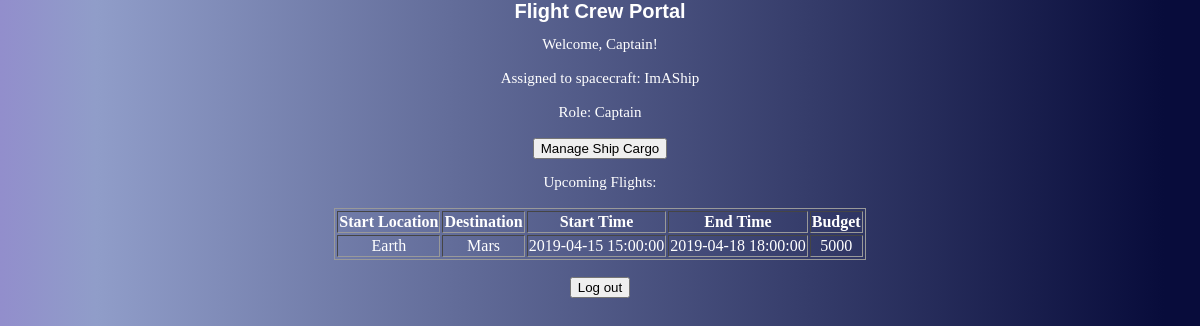
Before: /flightcrew.php (signed in) with the older database file.
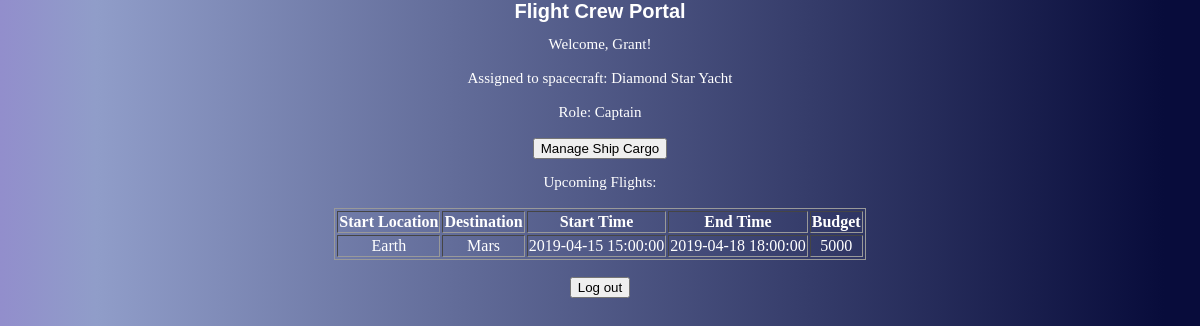
After: the same page with the newer database file.
### tables this page shows
Create Table If Not Exists Crew_Member(
	PID						Integer,
	Role					Varchar(100),
	Assigned_Spacecraft		Integer,
	Constraint Crew_Member_PK Primary Key(PID),
	Constraint Crew_Member_Craft_FK Foreign Key(Assigned_Spacecraft) References Spaceship(Spacecraft_ID),
	Constraint Crew_Member_FK Foreign Key(PID) References Person(PID)

);

Create Table If Not Exists Person(
	PID						Integer AUTO_INCREMENT,
	Username			Varchar(30) UNIQUE,
	First_Name				Varchar(100),
	Last_Name				Varchar(100),
	Password				Varchar(30),
	Type					Varchar(100),
	Constraint Person_PK Primary Key(PID)
);

Create Table If Not Exists Spacecraft(
	Spacecraft_ID		Integer NOT NULL AUTO_INCREMENT,
	Name				Varchar(100) UNIQUE,
	Tonnage				Integer,
	Max_Occupancy		Integer,
	Constraint Spacecraft_PK Primary Key(Spacecraft_ID)
);

Create Table If Not Exists Flight_Plan(
	Spacecraft_ID			Integer,
	Start_Time				Timestamp NOT NULL,
	End_Time				Timestamp NOT NULL,
	Budget					Real,
	Start_Location			Varchar(100),
	Destination				Varchar(100),
	Constraint Flight_Plan_PK Primary Key(Spacecraft_ID, Start_Time, End_Time),
	Unique(Spacecraft_ID, Start_Time, End_Time),

	Constraint Flight_Plan_Spaceship_FK Foreign Key(Spacecraft_ID) References Spaceship(Spacecraft_ID),
	Constraint Flight_Plan_Start_Location_FK Foreign Key (Start_Location) References Location(Name),
	Constraint Flight_Plan_Destination_FK Foreign Key(Destination) References Location(Name)
);

### flightcrew.php (the view, shortened to what this page needs)
<html
<head>
<link rel="stylesheet" type="text/css" href="style.css">
</head>
<body>
  <h1>Flight Crew Portal</h1>
  <?php
    if ( isset( $_SESSION['userID'] ) ) {
      $con = mysqli_connect("localhost","root","pancakes","starbase");
      $result = mysqli_query($con,"SELECT * FROM (Crew_Member NATURAL JOIN Person) WHERE PID = " . $_SESSION['userID']);
      $row = mysqli_fetch_array($result);
      echo "Welcome, " . $row['First_Name'] . "! <br><br>";
      $spacecraftid = $row['Assigned_Spacecraft'];
      $result = mysqli_query($con, "SELECT * FROM Spacecraft WHERE Spacecraft_ID=$spacecraftid");
      if (!$result) {
        $spacecraftname = "None";
      } else {
        $spacecraftrow = mysqli_fetch_array($result);
        $spacecraftname = $spacecraftrow['Name'];
      }
      echo "Assigned to spacecraft: $spacecraftname<br><br>";
      echo "Role: " . $row['Role'] . "<br><br>";
      echo "<form action='dockcargo.php' method='post'>
                <button name='spacecraftid' value=$spacecraftid>Manage Ship Cargo</button> </form>";
      $sql = "SELECT * FROM Flight_Plan WHERE Spacecraft_ID=$spacecraftid";
      echo "Upcoming Flights:<br><br>
      <div><table border='1'>
      <tr>
      <th>Start Location</th>
      <th>Destination</th>
      <th>Start Time</th>
      <th>End Time</th>
      <th>Budget</th>
      </tr>";
      if ($result = mysqli_query($con, $sql)) {
        while($row = mysqli_fetch_array($result)) {
          echo "<tr>";
          echo "<td>" . $row['Start_Location'] . "</td>";
          echo "<td>" . $row['Destination'] . "</td>";
          echo "<td>" . $row['Start_Time'] . "</td>";
          echo "<td>" . $row['End_Time'] . "</td>";
          echo "<td>" . $row['Budget'] . "</td>";
          echo "</tr>";
          }
      }
      echo "</table></div><br>";
    } else {
      header("Location: starbase/login.php");
    }
  ?>
  <button onclick="window.location.href = 'login.php';">Log out</button>
</body>
</html>

### style.css (style rules this page uses)
html, body { margin:auto; text-align:center; align:center; width: 100%; font-family: verdana; color: white; font-size: 15px; background: rgb(146,142,204); background: linear-gradient(90deg, rgba(146,142,204,1) 0%, rgba(144,157,201,1) 8%, rgba(8,12,59,1) 97%); }
form { text-align: center; }
div { margin: auto; text-align: center; }
table { text-align:center; max-width: 850px; border:1px solid #999; margin-left: auto; margin-right: auto; }
h1 { color: white; font-family:"Arial Black", Gadget, sans-serif; font-size: 20px; text-align: center; }

Changed rows visible on the page:
changed through a linked row, crew_member "Captain": PID.First_Name "Captain" → "Grant"
changed spacecraft: Name "ImAShip" → "Diamond Star Yacht"
